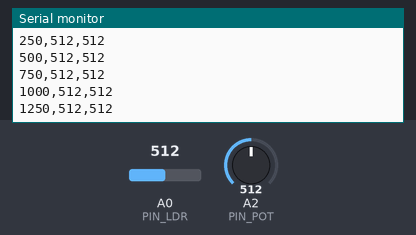
Recording of a sketch running on a simulated Arduino Uno, built with avr-gcc and run on an emulated ATmega328P. Shown: the last lines printed to the serial monitor. Inputs (shaded band) come from the test bench; at power-on: A0 (PIN_LDR) = 512, A2 (PIN_POT) = 512.

Above: at 1.3 s.
1.4 s: A0 (PIN_LDR) set to 716
At 1.68 s:
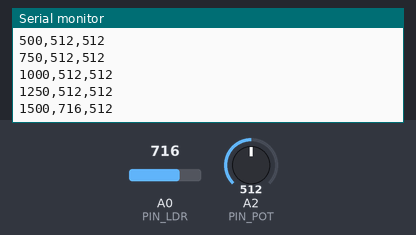
2.9 s: A2 (PIN_POT) set to 716
At 2.93 s:
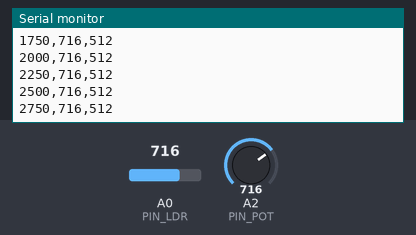
4.4 s: A0 (PIN_LDR) set to 900
At 4.43 s:
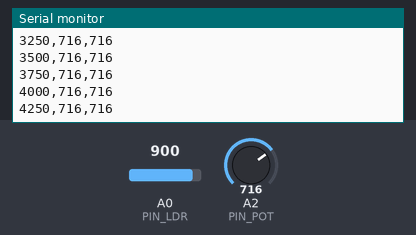
5.9 s: A2 (PIN_POT) set to 900
At 5.93 s:
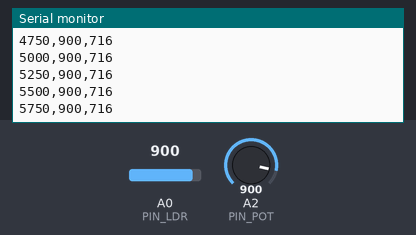
Timing chart, 0 to 8.4 s (numbered marks = the images above; inputs shaded):
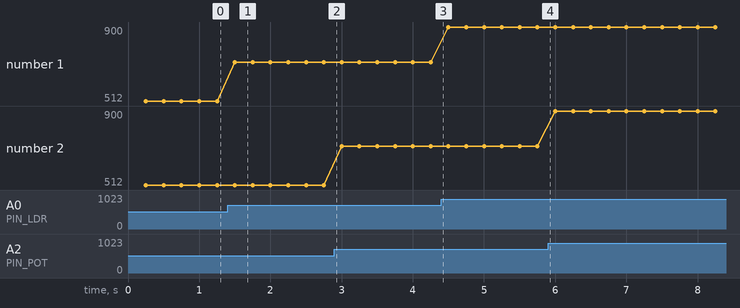

The sketch:

lab-06-parte2-multicanal-csv.ino
```cpp
/*
 * lab-06-parte2-multicanal-csv.ino
 *
 * Base de adquisicion de dos canales con registro CSV por el puerto serie.
 *
 * Circuito:
 *   A0  LDR con divisor (resistencia de referencia de S3)
 *   A2  potenciometro (extremos a 5 V y GND, cursor al pin analogico)
 *
 * A1 queda libre. A4 y A5 dejan de ser entradas analogicas cuando el bus I2C
 * entra en servicio.
 *
 * Cada muestra se emite como una linea:
 *
 *   t_ms,ldr,pot
 *
 * donde t_ms es el valor de millis() en el instante del muestreo y los dos
 * campos restantes son cuentas del ADC (0..1023).
 *
 * El intervalo de muestreo es un parametro de diseno del grupo. El planificador
 * que lo sostiene sin depender de la duracion de una vuelta ya esta resuelto
 * aqui: la referencia se reasigna en cada muestra.
 *
 * Monitor Serie: 9600 baudios.
 */

const uint8_t PIN_LDR = A0;
const uint8_t PIN_POT = A2;

// Intervalo de muestreo, en milisegundos. Valor de partida: el grupo lo ajusta.
const unsigned long T_MUESTREO_MS = 250;

void setup() {
  Serial.begin(9600);

  // Los dos pines son entradas analogicas: analogRead() no requiere pinMode().
  // A4 y A5 quedan reservados al bus I2C cuando se invoca Wire.begin().

  // Encabezado del archivo, una sola vez por sesion de captura.
  Serial.println(F("t_ms,ldr,pot"));
}

void loop() {
  static unsigned long tUltimaMuestra = 0;

  unsigned long ahora = millis();

  if (ahora - tUltimaMuestra >= T_MUESTREO_MS) {
    // Referencia de la proxima muestra: se toma el instante actual, de modo
    // que el intervalo se cuenta desde esta muestra y no desde el arranque.
    tUltimaMuestra = ahora;

    int ldr = analogRead(PIN_LDR);
    int pot = analogRead(PIN_POT);

    Serial.print(ahora);
    Serial.print(',');
    Serial.print(ldr);
    Serial.print(',');
    Serial.println(pot);
  }
}
```

Measured:
- after the input at 1.4 s, the serial monitor: prints a new line after 0.10 s (image 1)
- plotted number 1: 512 → 716 after the input at 1.4 s, 716 → 900 after the input at 4.4 s
